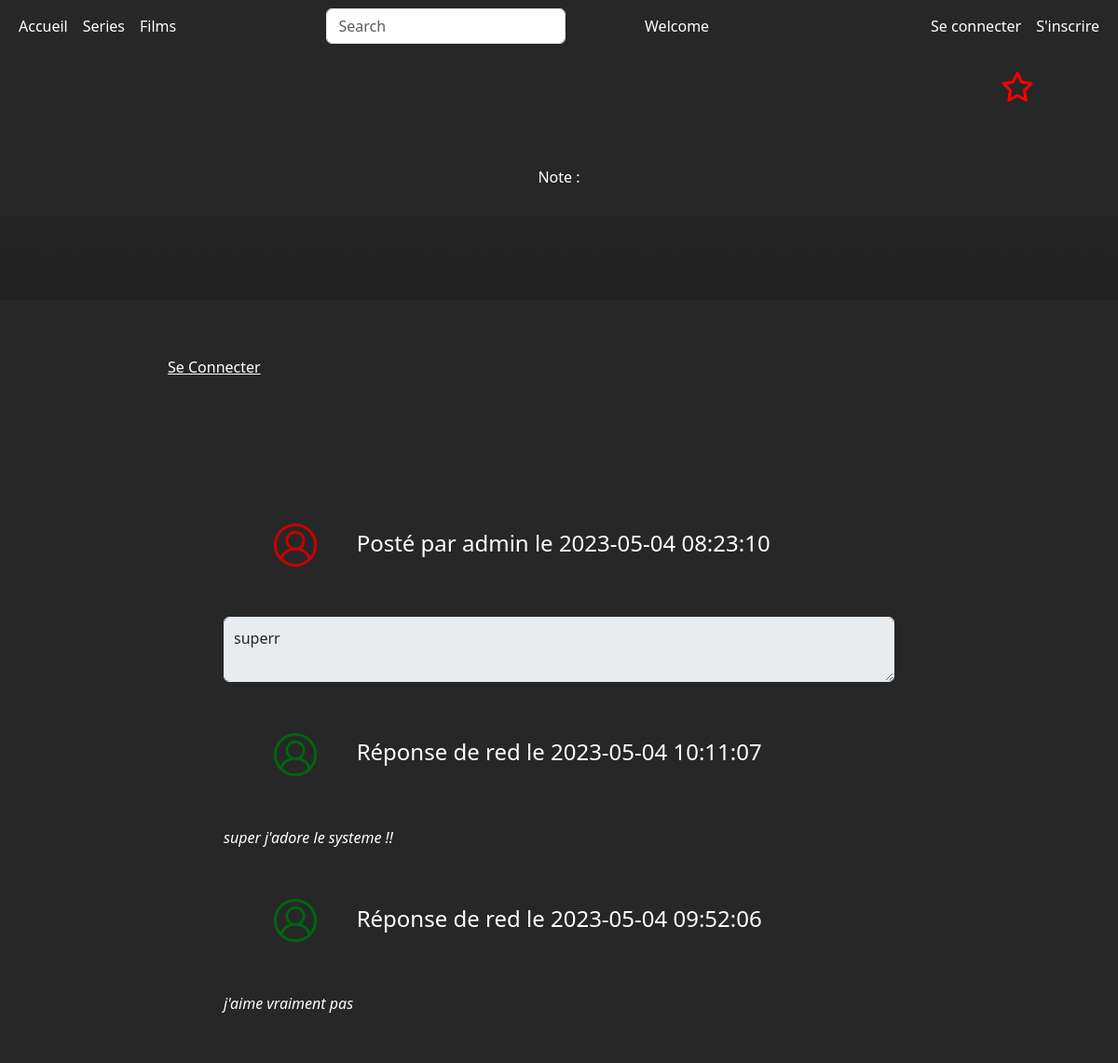
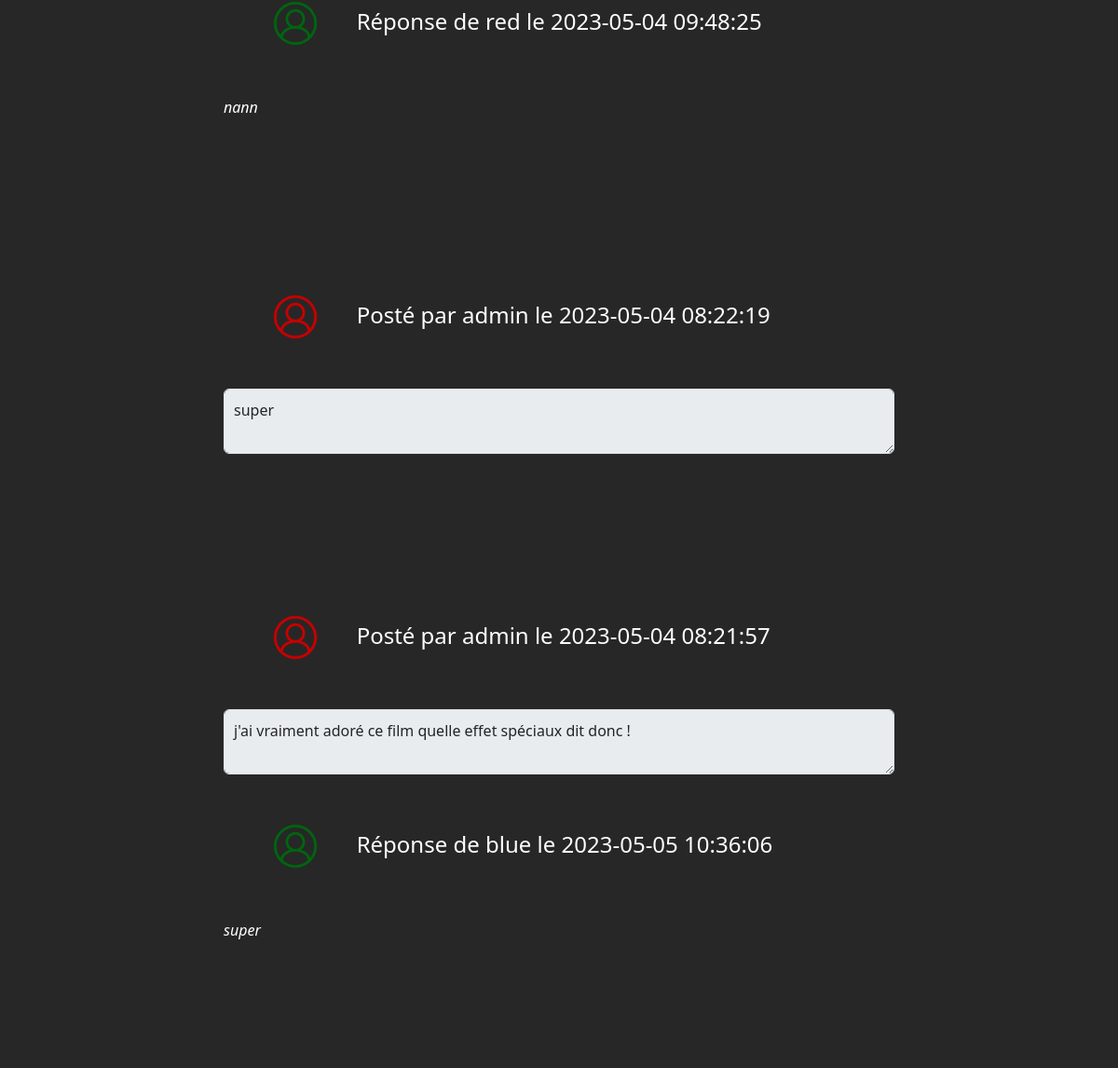
Page /detail.php?id=502356 on the committed database (2 pictures, top to bottom).
### tables this page shows
CREATE TABLE IF NOT EXISTS `commentaires` (
  `id` int NOT NULL AUTO_INCREMENT,
  `commentaire` text NOT NULL,
  `id_utilisateur` int NOT NULL,
  `id_film` int NOT NULL,
  `type` varchar(255) NOT NULL,
  `date` datetime NOT NULL,
  PRIMARY KEY (`id`)
);

CREATE TABLE IF NOT EXISTS `users` (
  `id` int NOT NULL AUTO_INCREMENT,
  `login` varchar(255) NOT NULL,
  `email` varchar(255) NOT NULL,
  `firstname` varchar(255) NOT NULL,
  `lastname` varchar(255) NOT NULL,
  `password` varchar(255) NOT NULL,
  `avatar` varchar(255) NOT NULL,
  PRIMARY KEY (`id`)
);

CREATE TABLE IF NOT EXISTS `reponses` (
  `id` int NOT NULL AUTO_INCREMENT,
  `reponse` text NOT NULL,
  `id_utilisateur` int NOT NULL,
  `id_commentaire` int NOT NULL,
  `date_reponse` datetime NOT NULL,
  PRIMARY KEY (`id`)
);

### detail.php (the view, shortened to what this page needs)
<!DOCTYPE html>
<html lang="en">
<head>
    <?php include_once("./inc/link.inc.php") ?>
</head>
<body id="details">
    <header>
        <?php include_once("./inc/nav-inc.php") ?>
    </header>
    <main>
        <div id="detail_container">
            <div id="film-description">
                <div id="img">
                    <form method="POST">
                        <button name="favorite" type='submit'><i id="favori" class="fa-regular fa-star" style="color: #fa0000;"></i></button>
                    </form>
                </div>
                <div id="title">
                </div>
                <div id="note">
                    Note :
                </div>
                <div id="resume">
                </div>
            </div>
            <div id="commentaire">
                <div id="add">
                    <?php
                    if (isset($_SESSION['user']) != null) { ?>
                        <form method="post" action="">
                            <div class="mb-3">
                                <label class="form-label">Commenter</label><br>
                                <textarea rows="3" class="form-control" name="commentaire"></textarea>
                            </div>
                            <div class="mb-3">
                                <input class="btn btn-secondary mb-3" type="submit" name="submit" value="Envoyer le message">
                            </div>
                        </form>
                    <?php
                    } else { ?>
                        <a class="bouton" href="./index.php?connect">Se Connecter</a>
                    <?php
                    }
                    ?>
                </div>
                <?php
                $recupCommentaire = $bdd->prepare("SELECT type, id_film ,`commentaires`.`id`,`commentaires`.`id_utilisateur`, login, avatar, commentaire , date FROM commentaires  JOIN users ON users.id = commentaires.id_utilisateur WHERE id_film = ? ORDER BY date DESC");
                $recupCommentaire->execute([$_GET['id']]);
                $commentaire = $recupCommentaire->fetchAll(PDO::FETCH_ASSOC);
                for ($i = 0; $i < sizeof($commentaire); $i++) :
                ?>
                    <div class="message">
                        <h2><?php if ($commentaire[$i]['login'] === 'admin') { ?>
                            <?php
                                echo "<img src='./style/icone-utilisateur-rouge.png'>";
                            } else {
                                echo "<img src='./style/icone-utilisateur-vert.png'>";
                            }
                            ?>
                            Posté par <?= $commentaire[$i]['login'] ?> le <?= $commentaire[$i]['date'] ?>
                        </h2>
                        <textarea class="form-control" disabled><?= $commentaire[$i]['commentaire'] ?></textarea>
                        <?php
                        $recupReponse = $bdd->prepare("SELECT users.login, users.avatar, reponses.id, reponses.id_utilisateur,reponses.id_commentaire, reponses.reponse, reponses.date_reponse FROM reponses JOIN users ON reponses.id_utilisateur = users.id JOIN commentaires ON reponses.id_commentaire = commentaires.id ORDER BY date_reponse DESC;");
                        $recupReponse->execute([]);
                        $reponse = $recupReponse->fetchAll();
                        for ($a = 0; $a < sizeof($reponse); $a++) :
                            if ($reponse[$a]['id_commentaire'] == $commentaire[$i]['id']) {
                        ?>
                                <div class="reponse">
                                    <h2><?php if ($reponse[$a]['login'] === 'admin') {
                                            echo "<img src='./style/icone-utilisateur-rouge.png'>";
                                        } else {
                                            echo "<img src='./style/icone-utilisateur-vert.png'>";
                                        }
                                        ?>
                                        Réponse de <?= $reponse[$a]['login'] ?> le <?= $reponse[$a]['date_reponse'] ?>
                                    </h2>
                                    <p>
                                        <i>
                                            <?= $reponse[$a]['reponse'] ?>
                                        </i>
                                    </p>
                                </div>
                        <?php
                            }
                        endfor;
                        ?>
                    </div>
                <?php
                endfor;
                ?>
            </div>
        </div>
    </main>
</body>
</html>

### inc/link.inc.php (shortened to what this page needs)
<link href="https://cdn.jsdelivr.net/npm/bootstrap@5.3.0-alpha3/dist/css/bootstrap.min.css" rel="stylesheet">
<link href="./style/origin.css" rel="stylesheet">

### inc/nav-inc.php (shortened to what this page needs)
<nav id="nav" class="navbar navbar-expand-lg bg-body-tertiary">
    <div class="container-fluid">
        <div class="collapse navbar-collapse" id="navbarNavDropdown">
            <ul class="navbar-nav">
                <li class="nav-item">
                    <a class="nav-link active" aria-current="page" href="./index.php">Accueil</a>
                </li>
                <li class="nav-item">
                    <a class="nav-link" href="./serie.php">Series</a>
                </li>
                <li class="nav-item">
                    <a class="nav-link" href="./film.php">Films</a>
                </li>
            </ul>
        </div>
        <div class="d-flex">
            <input class="form-control me-2" id="search-bar" type="search" placeholder="Search" aria-label="Search">
        </div>
        <div class="justify-content-center collapse navbar-collapse">
            <p class="navbar-nav">Welcome
            </p>
        </div>
        <?php if ($_SESSION == NULL) { ?>
            <div class="justify-content-end collapse navbar-collapse" id="navbarNavDropdown">
                <ul class="navbar-nav">
                    <li class="nav-item">
                        <a class="nav-link" href="index.php?connect">Se connecter</a>
                    </li>
                    <li class="nav-item">
                        <a class="nav-link" href="index.php?signup">S'inscrire</a>
                    </li>
                </ul>
            </div>
        <?php
        } ?>
    </div>
</nav>

### style/origin.css (style rules this page uses)
html,body { margin: 0%; background-color: #272727; padding: 0%; }
body { height: 100vh; }
#details { background-repeat: no-repeat; background-size: cover; background-attachment: fixed; }
a { text-decoration: underline; color: white; }
h2 { margin: 2.5%; font-size: 1.5rem; }
main { height: 100vh; display: flex; flex-direction: column; }
#detail_container { height: 100vh; }
#nav { background-color: #272727 !important; color: white !important; z-index: 99; }
nav a { color: white !important; }
#film-description { margin: 0%; padding: 0%; display: flex; flex-direction: column; }
#img { display: flex; flex-direction: row-reverse; justify-content: space-between; align-items: center; }
#img form { background: linear-gradient(0.25turn, #00000000, #272727); font-size: xx-large; padding: 1% 7% 1% 0%; }
form button { background-color: #00000000; border: none; }
#title { text-align: center; letter-spacing: 1em; padding: 2%; color: white; }
#resume { background: linear-gradient(#00000000, #222222); padding: 5%; color: white; }
#note { text-align: center; color: white; }
img { margin: 5%; height: 200px; }
#commentaire { background-color: #272727; height: auto; color: white; }
#add { padding: 5%; margin-left: 10%; margin-right: 10%; margin-bottom: 5%; }
.message { padding: 0% 20% 10% 20%; }
textarea { overflow:hidden !important; padding:10px !important; display:block !important; }
h2 img { height: 50px !important; }

### rows in the picture
commentaires: users.login "admin", date "2023-05-04 08:23:10", commentaire "superr"
reponses: users.login "red", date_reponse "2023-05-04 10:11:07", reponse "super j'adore le systeme !!"
reponses: users.login "red", date_reponse "2023-05-04 09:52:06", reponse "j'aime vraiment pas"
reponses: users.login "red", date_reponse "2023-05-04 09:48:25", reponse "nann"
commentaires: users.login "admin", date "2023-05-04 08:22:19", commentaire "super"
commentaires: users.login "admin", date "2023-05-04 08:21:57", commentaire "j'ai vraiment adoré ce film quelle effet spéciaux dit donc !"
reponses: users.login "blue", date_reponse "2023-05-05 10:36:06", reponse "super"
